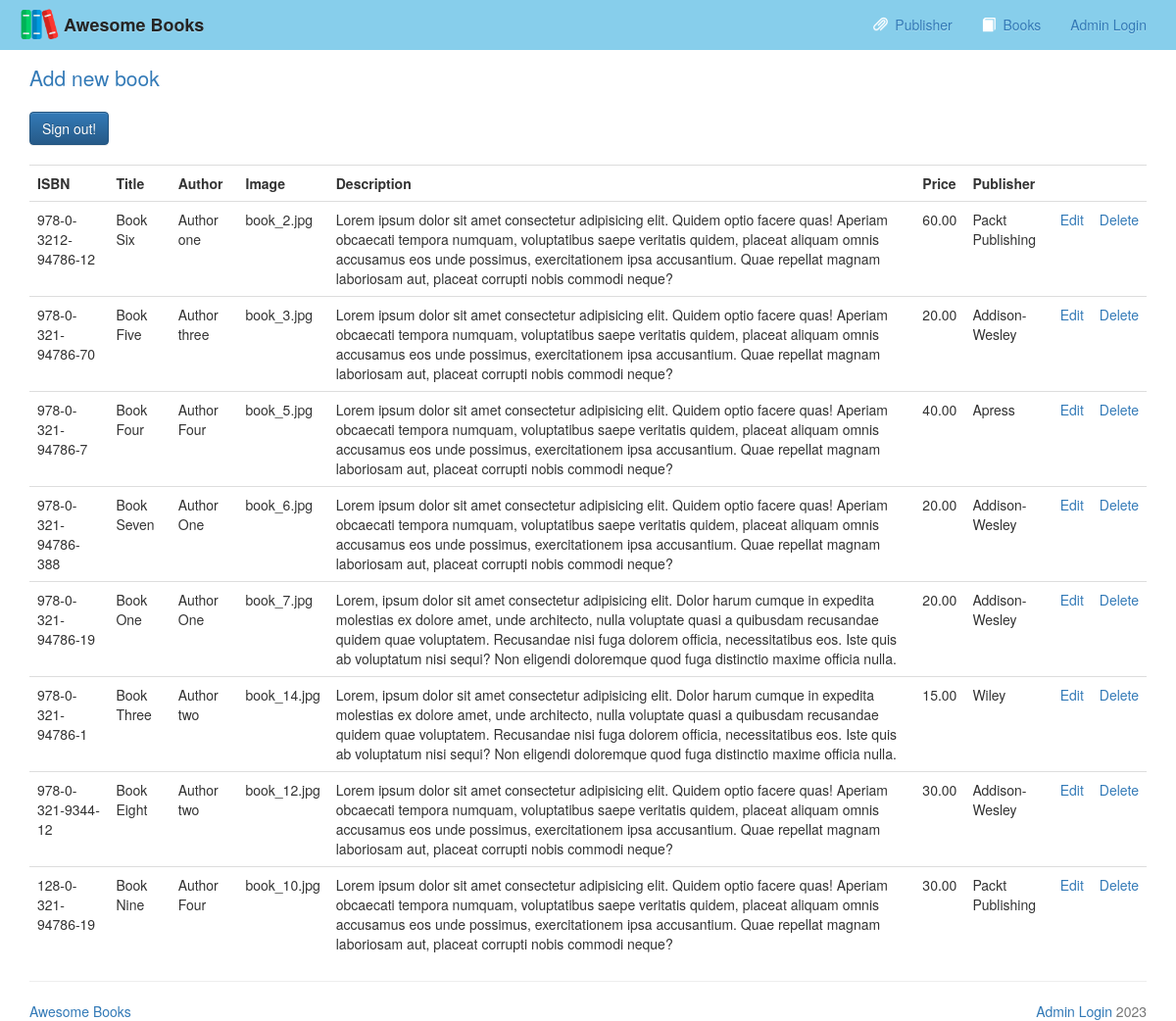
/admin_book.php (signed in), run on the app's committed database.
### tables this page shows
CREATE TABLE `books` (
  `book_isbn` varchar(20) NOT NULL,
  `book_title` varchar(60) DEFAULT NULL,
  `book_author` varchar(60) DEFAULT NULL,
  `book_image` varchar(40) DEFAULT NULL,
  `book_descr` text DEFAULT NULL,
  `book_price` decimal(6,2) NOT NULL,
  `publisherid` int(10) UNSIGNED NOT NULL
);

CREATE TABLE `publisher` (
  `publisherid` int(10) UNSIGNED NOT NULL,
  `publisher_name` varchar(60) NOT NULL
);

### functions/database_functions.php (called while the page is built, shortened)
<?php
	function getPubName($conn, $pubid){
		$query = "SELECT publisher_name FROM publisher WHERE publisherid = '$pubid'";
		$result = mysqli_query($conn, $query);
		$row = mysqli_fetch_assoc($result);
		return $row['publisher_name'];
	}
	function getAll($conn){
		$query = "SELECT * from books ORDER BY book_isbn DESC";
		$result = mysqli_query($conn, $query);
		return $result;
	}
?>

### admin_book.php (the view, shortened to what this page needs)
<?php
	require_once "./template/header.php";
	require_once "./functions/database_functions.php";
	$conn = db_connect();
	$result = getAll($conn);
?>
	<p class="padding-top lead"><a href="admin_add.php">Add new book</a></p>
	<a href="admin_signout.php" class="btn btn-primary">Sign out!</a>
	<table class="table" style="margin-top: 20px">
		<tr>
			<th>ISBN</th>
			<th>Title</th>
			<th>Author</th>
			<th>Image</th>
			<th>Description</th>
			<th>Price</th>
			<th>Publisher</th>
			<th>&nbsp;</th>
			<th>&nbsp;</th>
		</tr>
		<?php while($row = mysqli_fetch_assoc($result)){ ?>
		<tr>
			<td><?php echo $row['book_isbn']; ?></td>
			<td><?php echo $row['book_title']; ?></td>
			<td><?php echo $row['book_author']; ?></td>
			<td><?php echo $row['book_image']; ?></td>
			<td><?php echo $row['book_descr']; ?></td>
			<td><?php echo $row['book_price']; ?></td>
			<td><?php echo getPubName($conn, $row['publisherid']); ?></td>
			<td><a href="admin_edit.php?bookisbn=<?php echo $row['book_isbn']; ?>">Edit</a></td>
			<td><a href="admin_delete.php?bookisbn=<?php echo $row['book_isbn']; ?>">Delete</a></td>
		</tr>
		<?php } ?>
	</table>
<?php
	require_once "./template/footer.php";
?>

### template/header.php (style rules this page uses)
body { padding-top: 50px; }
.padding-top { padding-top: 1.5rem; }

### data on the page
books: book_isbn "978-0-3212-94786-12", book_title "Book Six", book_author "Author one", book_image "book_2.jpg", book_descr "Lorem ipsum dolor sit amet consectetur adipisicing elit. Quidem optio facere quas! Aperiam obcaecati tempora numquam, voluptatibus saepe veritatis quidem, placeat aliquam omnis accusamus eos unde possimus, exercitationem ipsa accusantium. Quae repellat magnam laboriosam aut, placeat corrupti nobis commodi neque?", book_price "60.00", publisherid.publisher_name "Packt Publishing"
books: book_isbn "978-0-321-94786-70", book_title "Book Five", book_author "Author three", book_image "book_3.jpg", book_descr "Lorem ipsum dolor sit amet consectetur adipisicing elit. Quidem optio facere quas! Aperiam obcaecati tempora numquam, voluptatibus saepe veritatis quidem, placeat aliquam omnis accusamus eos unde possimus, exercitationem ipsa accusantium. Quae repellat magnam laboriosam aut, placeat corrupti nobis commodi neque?", book_price "20.00", publisherid.publisher_name "Addison-Wesley"
books: book_isbn "978-0-321-94786-7", book_title "Book Four", book_author "Author Four", book_image "book_5.jpg", book_descr "Lorem ipsum dolor sit amet consectetur adipisicing elit. Quidem optio facere quas! Aperiam obcaecati tempora numquam, voluptatibus saepe veritatis quidem, placeat aliquam omnis accusamus eos unde possimus, exercitationem ipsa accusantium. Quae repellat magnam laboriosam aut, placeat corrupti nobis commodi neque?", book_price "40.00", publisherid.publisher_name "Apress"
books: book_isbn "978-0-321-94786-388", book_title "Book Seven", book_author "Author One", book_image "book_6.jpg", book_descr "Lorem ipsum dolor sit amet consectetur adipisicing elit. Quidem optio facere quas! Aperiam obcaecati tempora numquam, voluptatibus saepe veritatis quidem, placeat aliquam omnis accusamus eos unde possimus, exercitationem ipsa accusantium. Quae repellat magnam laboriosam aut, placeat corrupti nobis commodi neque?", book_price "20.00", publisherid.publisher_name "Addison-Wesley"
books: book_isbn "978-0-321-94786-19", book_title "Book One", book_author "Author One", book_image "book_7.jpg", book_descr "Lorem, ipsum dolor sit amet consectetur adipisicing elit. Dolor harum cumque in expedita molestias ex dolore amet, unde architecto, nulla voluptate quasi a quibusdam recusandae quidem quae voluptatem. Recusandae nisi fuga dolorem officia, necessitatibus eos. Iste quis ab voluptatum nisi sequi? Non eligendi doloremque quod fuga distinctio maxime officia nulla.", book_price "20.00", publisherid.publisher_name "Addison-Wesley"
books: book_isbn "978-0-321-94786-1", book_title "Book Three", book_author "Author two", book_image "book_14.jpg", book_descr "Lorem, ipsum dolor sit amet consectetur adipisicing elit. Dolor harum cumque in expedita molestias ex dolore amet, unde architecto, nulla voluptate quasi a quibusdam recusandae quidem quae voluptatem. Recusandae nisi fuga dolorem officia, necessitatibus eos. Iste quis ab voluptatum nisi sequi? Non eligendi doloremque quod fuga distinctio maxime officia nulla.", book_price "15.00", publisherid.publisher_name "Wiley"
books: book_isbn "978-0-321-9344-12", book_title "Book Eight", book_author "Author two", book_image "book_12.jpg", book_descr "Lorem ipsum dolor sit amet consectetur adipisicing elit. Quidem optio facere quas! Aperiam obcaecati tempora numquam, voluptatibus saepe veritatis quidem, placeat aliquam omnis accusamus eos unde possimus, exercitationem ipsa accusantium. Quae repellat magnam laboriosam aut, placeat corrupti nobis commodi neque?", book_price "30.00", publisherid.publisher_name "Addison-Wesley"
books: book_isbn "128-0-321-94786-19", book_title "Book Nine", book_author "Author Four", book_image "book_10.jpg", book_descr "Lorem ipsum dolor sit amet consectetur adipisicing elit. Quidem optio facere quas! Aperiam obcaecati tempora numquam, voluptatibus saepe veritatis quidem, placeat aliquam omnis accusamus eos unde possimus, exercitationem ipsa accusantium. Quae repellat magnam laboriosam aut, placeat corrupti nobis commodi neque?", book_price "30.00", publisherid.publisher_name "Packt Publishing"
